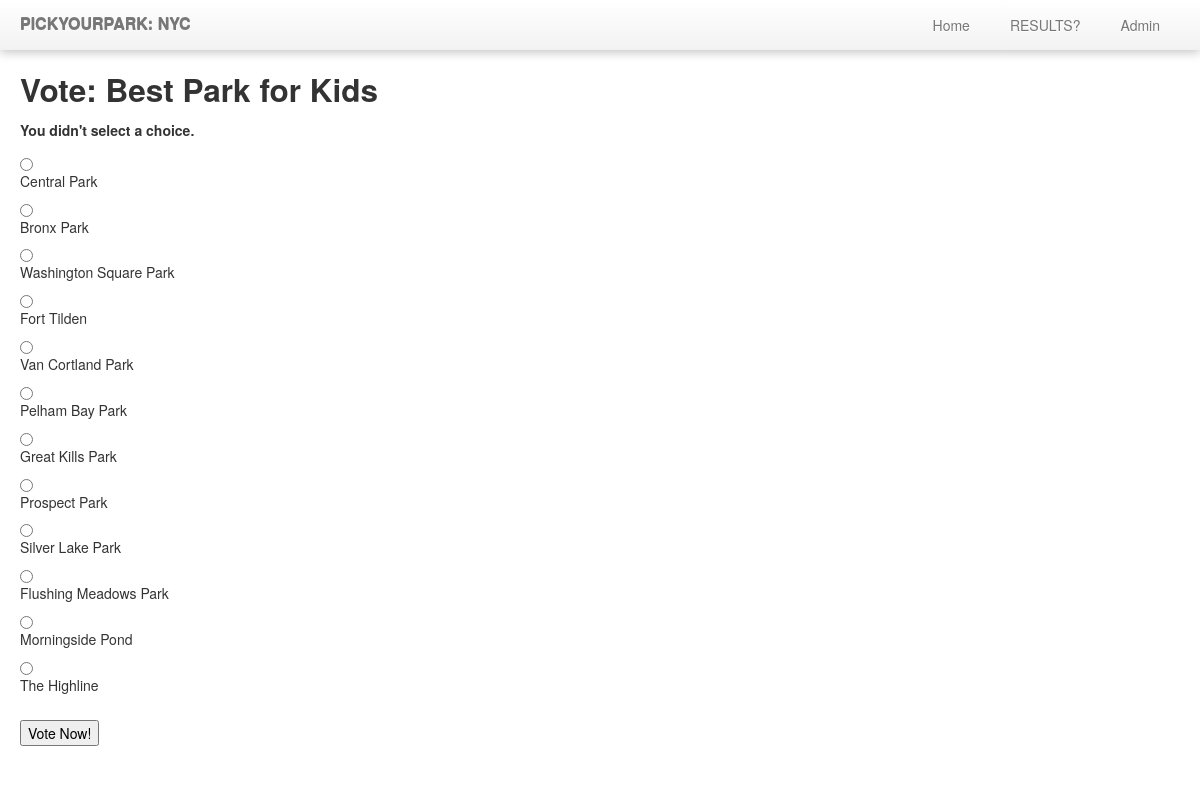
/polls/3/vote/, run on the app's committed database.
### polls/models.py (models this page shows, shortened)
class Poll(models.Model):
    question = models.CharField(max_length=200)
    pub_date = models.DateTimeField('date published')

class Choice(models.Model):
    poll = models.ForeignKey(Poll)
    choice_text = models.CharField(max_length=200)
    votes = models.IntegerField(default=0)
    result = models.TextField(blank=True, null=True)

### polls/views.py (the view)
# urls.py: url(r'^(?P<poll_id>\d+)/vote/$', views.vote, name='vote'),
def vote(request, poll_id):
    p = get_object_or_404(Poll, pk=poll_id)
    try:
        selected_choice = p.choice_set.get(pk=request.POST['choice'])
    except (KeyError, Choice.DoesNotExist):
        return render(request, 'polls/detail.html', {
            'poll': p,
            'error_message': "You didn't select a choice.",
        })
    else:
        selected_choice.votes += 1
        selected_choice.save()
        request.session['choice'] = selected_choice
    return render(request, 'polls/results.html', {
            'poll' : p,
            'choice' : selected_choice,
        })

### polls/templates/polls/detail.html (shortened to what this page needs)
{% extends "base.html" %}
{% block header %}
<h2>Vote: {{ poll.question }}</h2>
{% endblock %}
{% block content %}
{% if error_message %}<p><strong>{{ error_message }}</strong></p>{% endif %}
<form action="{% url 'polls:vote' poll.id %}" method="post">
{% for choice in poll.choice_set.all %}
	{% if not choice.is_other_choice %}
    <input type="radio" name="choice" id="choice{{ forloop.counter }}" value="{{ choice.id }}" />
    <label for="choice{{ forloop.counter }}">{{choice.choice_text}}
    </label>
    {% else %}
	<input type="radio" name="choice" id="choice{{ forloop.counter }}" value="{{ choice.id }}" />
    <label for="choice{{ forloop.counter }}">{{choice.choice_text}}
    </label>
    <input type="text" name="write_in_choice" id="write_in_choice" />
    {% endif %}
{% endfor %}
<br>
<input type="submit" value="Vote Now!" />
</form>
{% endblock %}

### polls/static/polls/style.css (style rules this page uses)
body { padding-top: 60px; padding-bottom: 40px; }

### data on the page
Poll: question "Best Park for Kids"
Choice: choice_text "Central Park"
Choice: choice_text "Bronx Park"
Choice: choice_text "Washington Square Park"
Choice: choice_text "Fort Tilden"
Choice: choice_text "Van Cortland Park"
Choice: choice_text "Pelham Bay Park"
Choice: choice_text "Great Kills Park"
Choice: choice_text "Prospect Park"
Choice: choice_text "Silver Lake Park"
Choice: choice_text "Flushing Meadows Park"
Choice: choice_text "Morningside Pond"
Choice: choice_text "The Highline"

### other printed values
{{ error_message }} "You didn't select a choice."
